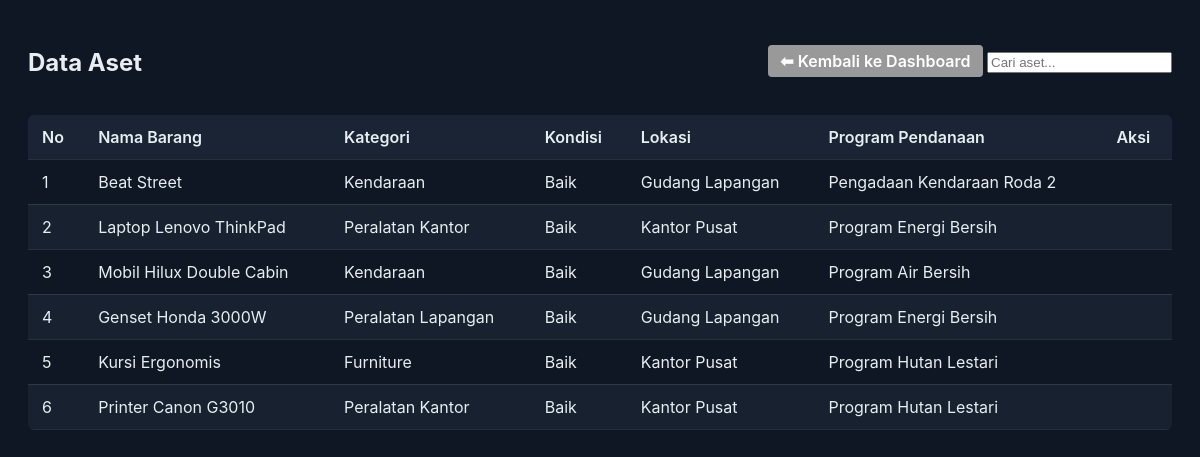
Page /modules/aset_barang/read.php on the committed database.
### tables this page shows
CREATE TABLE `aset_barang` (
  `id` int(11) NOT NULL,
  `nama_barang` varchar(150) NOT NULL,
  `deskripsi` text DEFAULT NULL,
  `jumlah_unit` int(11) DEFAULT 1,
  `nomor_seri` varchar(100) DEFAULT NULL,
  `harga_pembelian` decimal(15,2) DEFAULT NULL,
  `waktu_perolehan` date DEFAULT NULL,
  `kondisi_barang` enum('Baik','Rusak','Hilang') DEFAULT 'Baik',
  `kode_penomoran` varchar(50) DEFAULT NULL,
  `kategori_barang` int(11) DEFAULT NULL,
  `nomor_plat` varchar(50) DEFAULT NULL,
  `program_pendanaan` int(11) DEFAULT NULL,
  `lokasi_barang` int(11) DEFAULT NULL,
  `user_input` int(11) DEFAULT NULL,
  `foto_barang` varchar(255) DEFAULT NULL,
  `status_penggunaan` enum('Aktif','Tidak Aktif') DEFAULT 'Aktif',
  `created_at` datetime DEFAULT current_timestamp(),
  `tanggal_pajak` date DEFAULT NULL,
  `penanggung_jawab` varchar(150) DEFAULT NULL
);

CREATE TABLE `kategori_barang` (
  `id` int(11) NOT NULL,
  `nama_kategori` varchar(100) NOT NULL,
  `deskripsi` text DEFAULT NULL
);

CREATE TABLE `lokasi_barang` (
  `id` int(11) NOT NULL,
  `nama_lokasi` varchar(150) NOT NULL,
  `alamat` text DEFAULT NULL,
  `penanggung_jawab` varchar(150) DEFAULT NULL
);

CREATE TABLE `program_pendanaan` (
  `id` int(11) NOT NULL,
  `nama_program` varchar(150) NOT NULL,
  `tahun_anggaran` year(4) NOT NULL,
  `keterangan` text DEFAULT NULL
);

### modules/aset_barang/read.php (the view, shortened to what this page needs)
<?php
include '../../config/db.php';
?>
<!doctype html>
<html lang="id">
<head>
  <link rel="stylesheet" href="../../assets/css/dashboard.css">
</head>
<body>
<div class="page">
  <div class="header">
    <div class="header-left">
      <h2>Data Aset</h2>
    </div>
    <div class="actions">
      <a href="../../index.php" class="btn btn-secondary">⬅ Kembali ke Dashboard</a>
      <input type="text" id="searchInput" onkeyup="filterTable('tabelAset', this.value)" placeholder="Cari aset...">
    </div>
  </div>
  <div class="table-container">
    <table class="table" id="tabelAset">
      <thead>
        <tr>
          <th>No</th>
          <th>Nama Barang</th>
          <th>Kategori</th>
          <th>Kondisi</th>
          <th>Lokasi</th>
          <th>Program Pendanaan</th>
          <th>Aksi</th>
        </tr>
      </thead>
      <tbody>
      <?php
        $no = 1;
        $query = "
          SELECT ab.*,
                k.nama_kategori,
                l.nama_lokasi,
                p.nama_program
          FROM aset_barang ab
          LEFT JOIN kategori_barang k ON ab.kategori_barang = k.id
          LEFT JOIN lokasi_barang l ON ab.lokasi_barang = l.id
          LEFT JOIN program_pendanaan p ON ab.program_pendanaan = p.id
          ORDER BY ab.id DESC
        ";
        $result = mysqli_query($conn, $query);
        while ($row = mysqli_fetch_assoc($result)) {
          echo "<tr>
            <td>{$no}</td>
            <td>{$row['nama_barang']}</td>
            <td>" . ($row['nama_kategori'] ?? '-') . "</td>
            <td>{$row['kondisi_barang']}</td>
            <td>" . ($row['nama_lokasi'] ?? '-') . "</td>
            <td>" . ($row['nama_program'] ?? '-') . "</td>
            <td>";
          echo "</td></tr>";
          $no++;
        }
      ?>
      </tbody>
    </table>
  </div>
</div>
</body>
</html>

### assets/css/dashboard.css (style rules this page uses)
:root { --accent: #2b6b4f; --bg-dark: #0f1724; --panel-dark: #111827; --text-dark: #102a23; --muted-dark: #9aa4b2; --sidebar-dark: #0b1220; --bg-light: #f4f6f9; --panel-light: #ffffff; --text-light: #e6eef0; --muted-light: #5a5a5a; --sidebar-light: #f0f3f3; }
body { background-color: var(--bg-dark); color: var(--text-dark); font-family: "Inter", sans-serif; transition: background-color 0.3s, color 0.3s; }
.header { display: flex; justify-content: space-between; align-items: center; margin-bottom: 18px; }
.btn { background-color: var(--accent); border: none; padding: 10px 16px; border-radius: 8px; color: #fff; font-weight: 600; cursor: pointer; transition: background-color 0.3s; }
.btn-secondary { background: #999; color: #fff; padding: 6px 12px; border-radius: 4px; text-decoration: none; transition: 0.2s; }
.page { background: transparent; padding: 20px; }
.table { width: 100%; border-collapse: collapse; margin-top: 10px; border-radius: 6px; overflow: hidden; }
.table th, .table td { padding: 12px 14px; text-align: left; border-bottom: 1px solid rgba(255,255,255,0.1); }
.table th { background: #1a2435; font-weight: 600; color: #e6eef0; }
.table tr:nth-child(even) { background: #182130; }

### rows in the picture
aset_barang: nama_barang "Beat Street", kategori_barang.nama_kategori "Kendaraan", kondisi_barang "Baik", lokasi_barang.nama_lokasi "Gudang Lapangan", program_pendanaan.nama_program "Pengadaan Kendaraan Roda 2"
aset_barang: nama_barang "Laptop Lenovo ThinkPad", kategori_barang.nama_kategori "Peralatan Kantor", kondisi_barang "Baik", lokasi_barang.nama_lokasi "Kantor Pusat", program_pendanaan.nama_program "Program Energi Bersih"
aset_barang: nama_barang "Mobil Hilux Double Cabin", kategori_barang.nama_kategori "Kendaraan", kondisi_barang "Baik", lokasi_barang.nama_lokasi "Gudang Lapangan", program_pendanaan.nama_program "Program Air Bersih"
aset_barang: nama_barang "Genset Honda 3000W", kategori_barang.nama_kategori "Peralatan Lapangan", kondisi_barang "Baik", lokasi_barang.nama_lokasi "Gudang Lapangan", program_pendanaan.nama_program "Program Energi Bersih"
aset_barang: nama_barang "Kursi Ergonomis", kategori_barang.nama_kategori "Furniture", kondisi_barang "Baik", lokasi_barang.nama_lokasi "Kantor Pusat", program_pendanaan.nama_program "Program Hutan Lestari"
aset_barang: nama_barang "Printer Canon G3010", kategori_barang.nama_kategori "Peralatan Kantor", kondisi_barang "Baik", lokasi_barang.nama_lokasi "Kantor Pusat", program_pendanaan.nama_program "Program Hutan Lestari"
